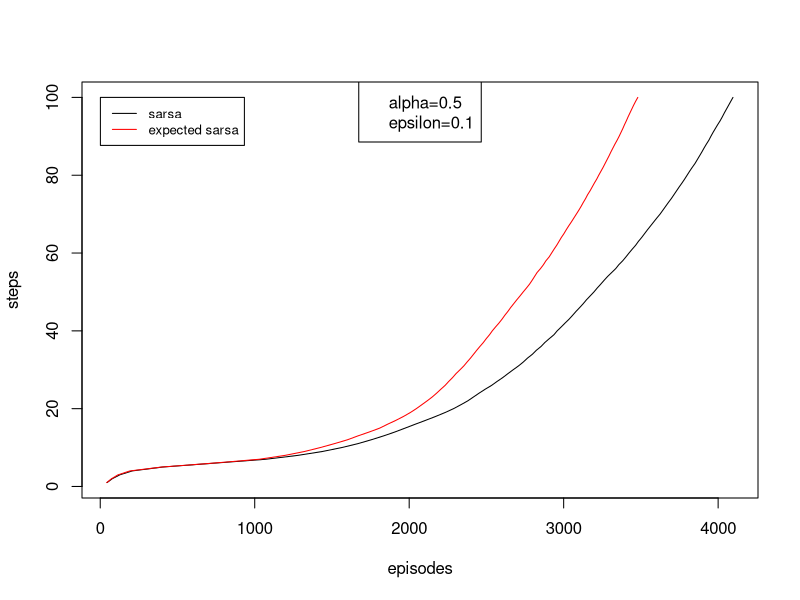

Reproduce this figure in R.
# number of steps taken in each of 100 episodes, for values of n =1,5,10,10

sarsa = c(44, 78, 127, 207, 404, 739, 1072, 1280, 1439, 1563, 1667, 1754, 1834, 1907, 1973, 2039, 2106, 2171, 2232, 2287, 2334, 2379, 2416, 2453, 2492, 2534, 2569, 2606, 2639, 2673, 2708, 2739, 2766, 2798, 2823, 2854, 2878, 2907, 2937, 2958, 2984, 3009, 3035, 3058, 3080, 3104, 3127, 3148, 3172, 3196, 3217, 3240, 3262, 3285, 3311, 3337, 3357, 3382, 3403, 3423, 3444, 3466, 3484, 3505, 3524, 3543, 3563, 3583, 3603, 3624, 3642, 3660, 3678, 3697, 3714, 3731, 3748, 3766, 3783, 3799, 3815, 3832, 3850, 3865, 3880, 3895, 3909, 3924, 3940, 3953, 3967, 3982, 3997, 4013, 4027, 4040, 4054, 4068, 4082, 4096)

exp_sarsa = c(42, 73, 115, 192, 397, 730, 1030, 1197, 1323, 1424, 1515, 1600, 1668, 1741, 1809, 1860, 1914, 1963, 2007, 2046, 2081, 2116, 2149, 2178, 2205, 2233, 2256, 2281, 2303, 2329, 2354, 2375, 2397, 2417, 2437, 2458, 2480, 2499, 2520, 2538, 2559, 2581, 2601, 2619, 2639, 2657, 2677, 2697, 2718, 2738, 2759, 2779, 2796, 2812, 2828, 2850, 2869, 2885, 2906, 2922, 2938, 2955, 2970, 2985, 3002, 3017, 3033, 3050, 3066, 3082, 3098, 3113, 3127, 3142, 3155, 3171, 3185, 3199, 3214, 3227, 3241, 3255, 3268, 3281, 3294, 3306, 3319, 3332, 3346, 3359, 3371, 3383, 3394, 3406, 3417, 3429, 3441, 3453, 3466, 3480)



# plot episodes vs number os steps
plot(x=sarsa, y=1:100, type="l", xlab="episodes", ylab="steps")
lines(x=exp_sarsa, y=1:100, col = "red")


legend(1,100, legend=c("sarsa", "expected sarsa"),
       col=c("black", "red"), lty=1, cex=0.8)
legend("top", legend=c("alpha=0.5", "epsilon=0.1"))